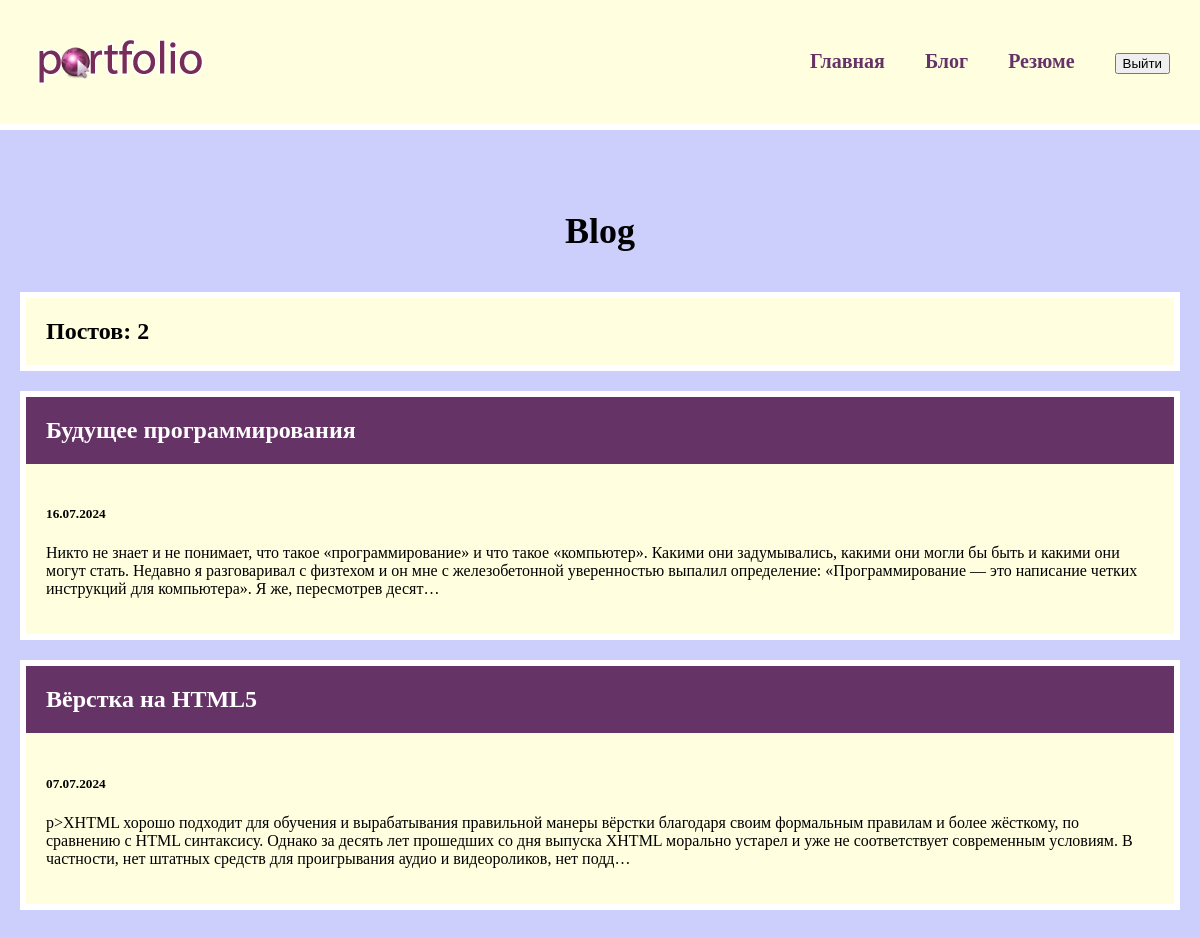
Page /blog/ (signed in) on the committed database.
### blog/models.py (models this page shows, shortened)
class Blog(models.Model):
    title = models.CharField(max_length=200)
    description = models.TextField()
    date = models.DateField()

### blog/views.py (the view)
# urls.py: path('', views.blogs, name='blogs'),
@login_required()
def blogs(request):
    blogs = Blog.objects.order_by('-date')  # data ni usish tartibida chiqaradi 2-yul, 5-iyul
    return render(request, 'blog/blogs.html', {'blogs': blogs})

### blog/templates/blog/blogs.html
{% extends 'skills/base.html' %}
{% block content%}
<h1> Blog</h1>
<h2 class="count">Постов: {{ blogs.count }}</h2>
{% for blog in blogs %}
    <div class="element">
        <h2 class="top"><a href="{% url 'detail' blog.id %}">{{ blog.title }}</a></h2>
        <div class="blog_text">
            <h5>{{ blog.date|date:'d.m.Y' }}</h5>
            <p>{{ blog.description|truncatechars:360|striptags }}</p>
        </div>
    </div>
{% endfor%}
{% endblock content%}

### skills/static/css/style.css (style rules this page uses)
body { background-color: #cccffc; margin: 0; padding: 0; }
.element, .count { background: lightyellow; border: 6px solid #FFF; margin: 20px 0; }
.content h1 { text-align: center; margin: 60px 0 40px; font-size: 36px; }
.top { background: #663366; margin: 0; }
.top a { color: #FFF; text-decoration: none; padding: 20px; display: block; }
.blog_text, .count { padding: 20px; box-sizing: border-box; }

### rows in the picture
Blog: title "Будущее программирования", date "16.07.2024", description "Никто не знает и не понимает, что такое «программирование» и что такое «компьютер». Какими они задумывались, какими они могли бы быть и какими они могут стать. Недавно я разговаривал с физтехом и он мне с железобетонной уверенностью выпалил определение: «Программирование — это написание четких инструкций для компьютера». Я же, пересмотрев десят…"
Blog: title "Вёрстка на HTML5", date "07.07.2024", description "p>XHTML хорошо подходит для обучения и вырабатывания правильной манеры вёрстки благодаря своим формальным правилам и более жёсткому, по сравнению с HTML синтаксису. Однако за десять лет прошедших со дня выпуска XHTML морально устарел и уже не соответствует современным условиям. В частности, нет штатных средств для проигрывания аудио и видеороликов, нет подд…"

### other values in the picture
{{ blogs.count }} "2"
